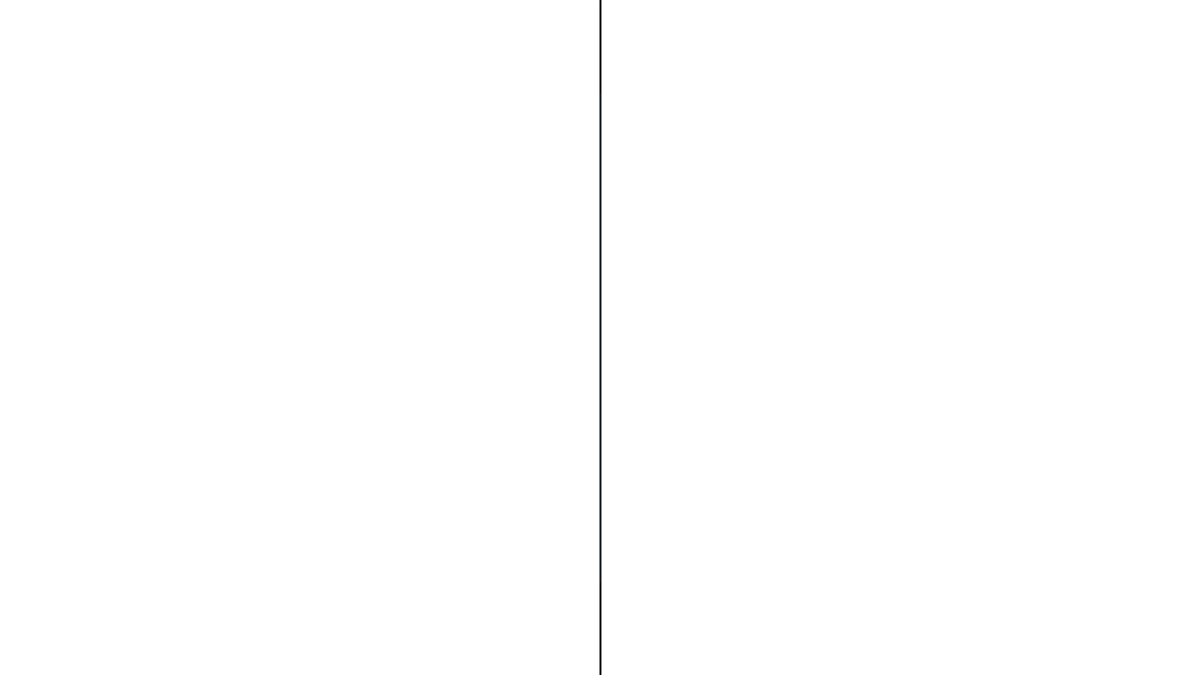
Frame 1 (no input)
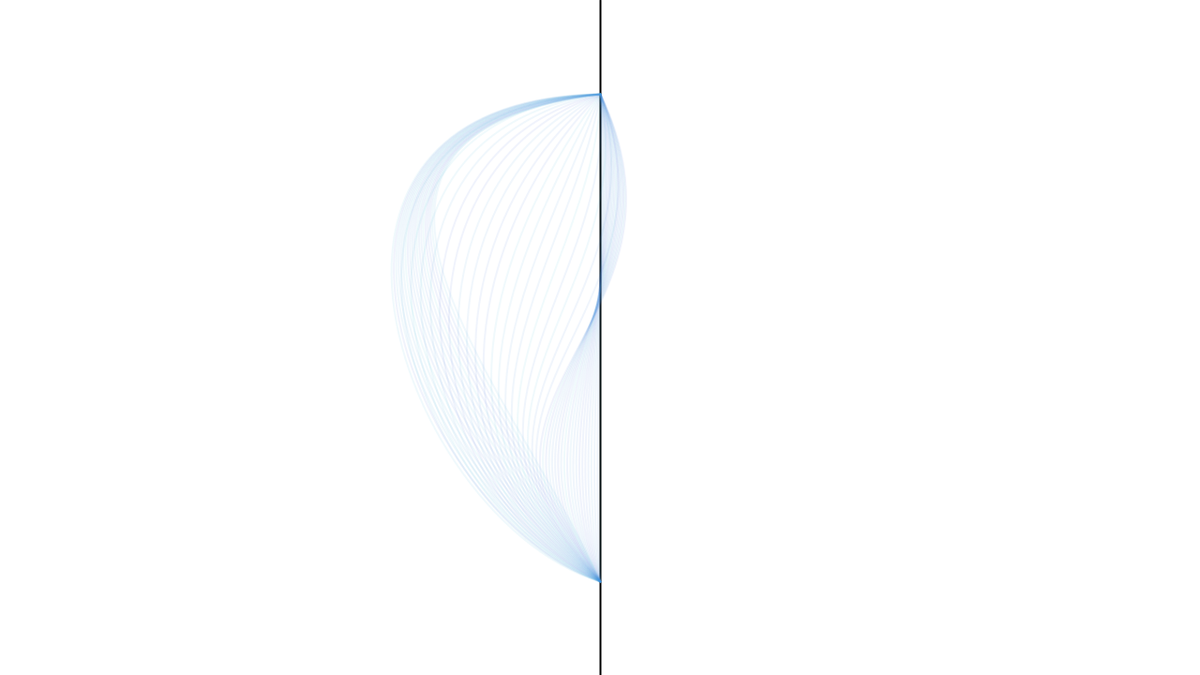
Frame 60 (the mouse pressed at the canvas centre just before this capture)
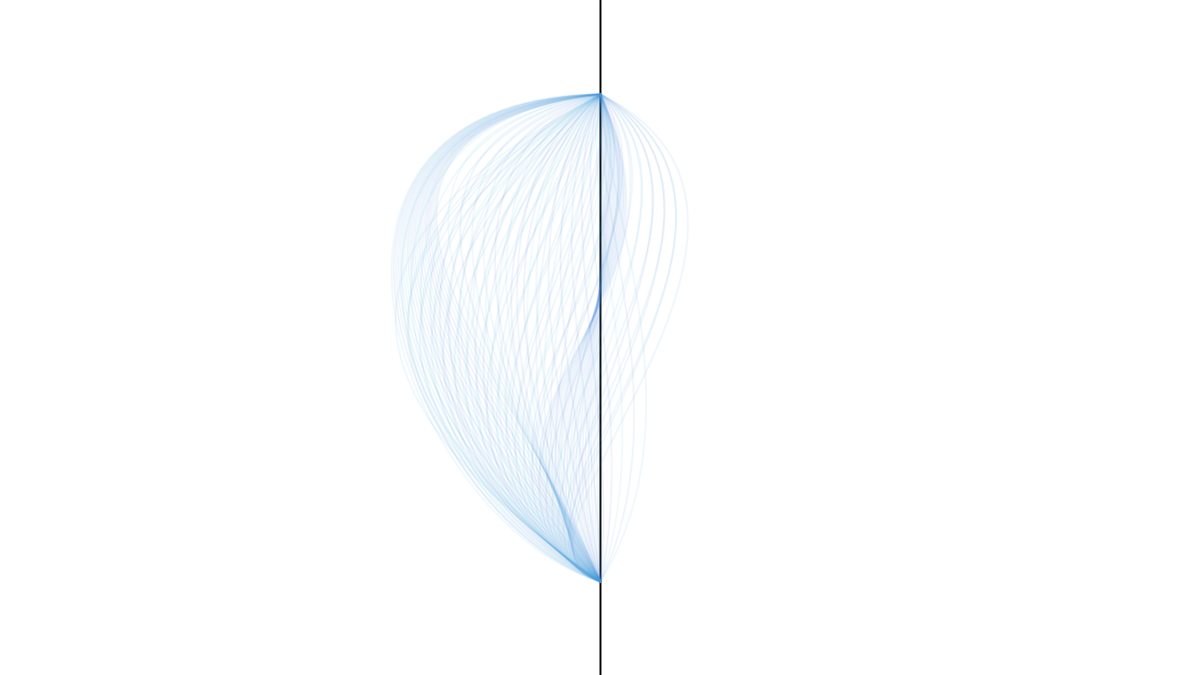
Frame 120 (the mouse held since frame 60 and released just before this capture)

The Processing sketch that drew these frames (run headless with seeded random() and noise(); from frame 60 on, the mouse is pressed at the canvas centre):

// Processing sketch: variablePractice
// ── variablePractice.pde
float og_x1, og_x2, og_y1, og_y2; // 초기 베지어의 제어점이 되는 동시에 기존 제어점을 저장할 실수형 변수
float nxt_x1, nxt_x2, nxt_y1, nxt_y2; // 랜덤으로 생성되는 제어점을 저장할 실수형 변수
float step_x1, step_x2, step_y1, step_y2; //기존 제어점과 새로 생성된 제어점 사이의 거리를 저장할 변수
float frame = 0;  // 프레임을 나타내 줄 변수

void setup()
{
  frameRate(20); // 선이 생성되는 모습을 천천히 볼 수 있게 하기 위해 프레임레이트 조절(processing의 reference참고)
  size(1280, 720); // 창 크기
  background(255);

  noFill(); // 선 채우기 없애기
  og_x1 = 1280/2; // 맨 처음 생성할 제어점을 초기화(초기값을 설정) 해준다. x1 은 첫번째 제어점의 x값이라는 뜻으로 설정
  og_x2 = 1280/2;  //2번째 제어점의 x값
  og_y1 = 720/3;
  og_y2 = 720/3 *2;

  random_step(); //가장 처음 랜덤한 값을 생성하고 이동할 거리를 계산할 함수를 호출한다.

  strokeWeight(2);
  line(width/2, 0, width/2, height); //축이 될 수 있는 선을 그려준다.
}

void draw() {

  stroke(60, random(100, 200), 220, 20); // 파란색 계열의 선을 만들고, 투명도를 조절하여 이전에 선들이 겹쳐도 보일 수 있게 한다.
  strokeWeight(2);
  bezier(640, 100, og_x1, og_y1, og_x2, og_y2, 640, 620); //베지어를 그려준다.

  if (frame==20) { //프레임이 20에 도달하면 기존 제어점이 새로운 제어점에 도달하므로, 다음 제어점을 생성해준다.

    random_step();//랜덤한 값을 생성하고 이동할 거리를 계산할 함수를 호출한다 . 

    frame = 0; //프레임을 0으로 설정한다.
  }
  og_x1 +=step_x1; //제어점이 이동할 거리만큼 갈 수 있도록 더해준다.
  og_x2 +=step_x2;
  og_y1 +=step_y1;
  og_y2 +=step_y2;
  frame++; //프레임 수를 1만큼 증가시켜 20 프레임이 될 때까지 기다린다.
}

void random_step() { //랜덤한 값을 생성하고 이동할 거리를 계산할 함수를 만들어준다. void형으로 만든다(void형은 아무 값도 리턴하지 않는다).

  nxt_x1 = random(240, 1040); // 맨 처음 제어점이 나아가야 할 새로운 제어점을 만들어준다. 240과 1040 사이의 랜덤값으로 설정하여 최종 그림이 구 모양이 될 수 있도록 한다.
  nxt_x2 = random(240, 1040);
  nxt_y1 = random(100, 360); //첫번째 제어점은 100~360 사이로 설정한다.
  nxt_y2 = random(360, 620); //두번째 제어점은 360~620 사이로 설정한다.

  step_x1 =  (nxt_x1-og_x1)/20; // 랜덤값과 기존 값의 차이를 계산하고 한 프레임당 이동할 거리를 계산한다.
  step_x2 =  (nxt_x2-og_x2)/20; // 20으로 나눠주어 프레임 수와 같게 한다.
  step_y1 =  (nxt_y1-og_y1)/20;
  step_y2 =  (nxt_y2-og_y2)/20;
}
